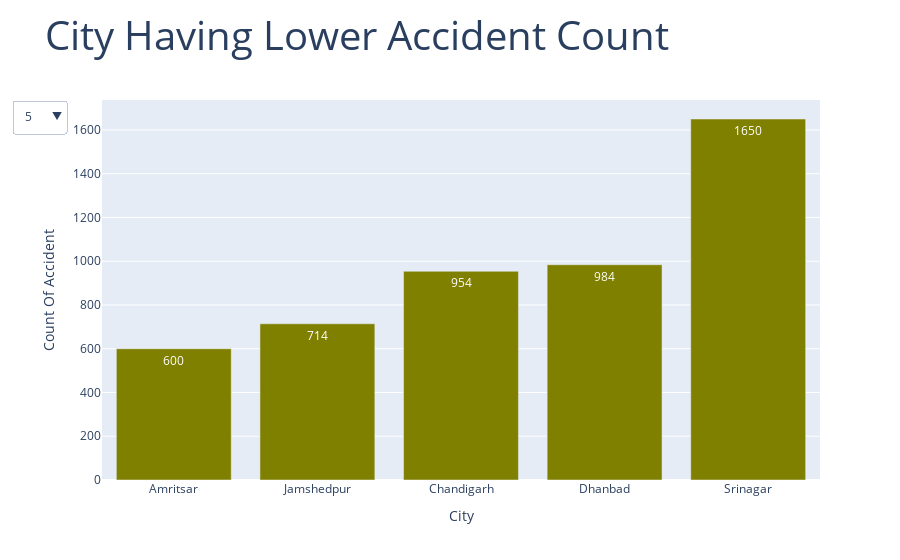

The cell this chart's notebook holds for it:
### Code cell
accident_desc_fig=go.Figure()
accident_desc_plot_names = []
accident_desc_buttons=[]
default_Top_City = 5
for accident_desc_city in Count:
    
    accident_fig_desc_df=accident_fig_desc_df_order.head(accident_desc_city)
    accident_desc_fig.add_trace(go.Bar(y=accident_fig_desc_df["Count"],x=accident_fig_desc_df["Million Plus Cities"],marker=dict(color="olive"),text=accident_fig_desc_df["Count"],visible=(accident_desc_city==default_Top_City)))
    accident_desc_plot_names.extend([accident_desc_city])
    
    
for accident_desc_city in Count:
    accident_desc_buttons.append(dict(method='update',
                        label=accident_desc_city,
                        args = [{'visible': [accident_desc_city==r for r in accident_desc_plot_names]}]))

# Add dropdown menus to the figure
accident_desc_fig.update_layout(showlegend=False, updatemenus=[{"buttons": accident_desc_buttons, "direction": "down", "active": Count.index(default_Top_City)}])
accident_desc_fig.update_layout(xaxis_title="City", yaxis_title="Count Of Accident",title=dict(text="City Having Lower Accident Count", font=dict(size=40)))
accident_desc_fig.show()

### Figure 1 — Plotly figure (JSON) as saved in the notebook; plotly's stock layout.template omitted (floating-point values rounded to 4 significant figures)
{"data": [{"marker": {"color": "olive"}, "text": [600, 714, 954, 984, 1650], "type": "bar", "visible": true, "x": ["Amritsar", "Jamshedpur", "Chandigarh", "Dhanbad", "Srinagar"], "y": [600, 714, 954, 984, 1650]}, {"marker": {"color": "olive"}, "text": [600, 714, 954, 984, 1650, 1752, 2118, 2238, 2388, 2436], "type": "bar", "visible": false, "x": ["Amritsar", "Jamshedpur", "Chandigarh", "Dhanbad", "Srinagar", "Jodhpur", "Kota", "Patna", "Tiruchirapalli", "Aurangabad"], "y": [600, 714, 954, 984, 1650, 1752, 2118, 2238, 2388, 2436]}, {"marker": {"color": "olive"}, "text": [600, 714, 954, 984, 1650, 1752, 2118, 2238, 2388, 2436, 2496, 2508, 2568, 2592, 2670], "type": "bar", "visible": false, "x": ["Amritsar", "Jamshedpur", "Chandigarh", "Dhanbad", "Srinagar", "Jodhpur", "Kota", "Patna", "Tiruchirapalli", "Aurangabad", "Nashik", "Ludhiana", "Asansol Durgapur", "Rajkot", "Varanasi"], "y": [600, 714, 954, 984, 1650, 1752, 2118, 2238, 2388, 2436, 2496, 2508, 2568, 2592, 2670]}, {"marker": {"color": "olive"}, "text": [600, 714, 954, 984, 1650, 1752, 2118, 2238, 2388, 2436, 2496, 2508, 2568, 2592, 2670, 2886, 2892, 2934, 3024, 3180], "type": "bar", "visible": false, "x": ["Amritsar", "Jamshedpur", "Chandigarh", "Dhanbad", "Srinagar", "Jodhpur", "Kota", "Patna", "Tiruchirapalli", "Aurangabad", "Nashik", "Ludhiana", "Asansol Durgapur", "Rajkot", "Varanasi", "Vadodra", "Pune", "Faridabad", "Kannur", "Madurai"], "y": [600, 714, 954, 984, 1650, 1752, 2118, 2238, 2388, 2436, 2496, 2508, 2568, 2592, 2670, 2886, 2892, 2934, 3024, 3180]}, {"marker": {"color": "olive"}, "text": [600, 714, 954, 984, 1650, 1752, 2118, 2238, 2388, 2436, 2496, 2508, 2568, 2592, 2670, 2886, 2892, 2934, 3024, 3180, 3450, 4242, 4248, 4350, 4638], "type": "bar", "visible": false, "x": ["Amritsar", "Jamshedpur", "Chandigarh", "Dhanbad", "Srinagar", "Jodhpur", "Kota", "Patna", "Tiruchirapalli", "Aurangabad", "Nashik", "Ludhiana", "Asansol Durgapur", "Rajkot", "Varanasi", "Vadodra", "Pune", "Faridabad", "Kannur", "Madurai", "Surat", "Coimbatore", "Ghaziabad", "Meerut", "Nagpur"], "y": [600, 714, 954, 984, 1650, 1752, 2118, 2238, 2388, 2436, 2496, 2508, 2568, 2592, 2670, 2886, 2892, 2934, 3024, 3180, 3450, 4242, 4248, 4350, 4638]}], "layout": {"showlegend": false, "title": {"font": {"size": 40}, "text": "City Having Lower Accident Count"}, "updatemenus": [{"active": 0, "buttons": [{"args": [{"visible": [true, false, false, false, false]}], "label": "5", "method": "update"}, {"args": [{"visible": [false, true, false, false, false]}], "label": "10", "method": "update"}, {"args": [{"visible": [false, false, true, false, false]}], "label": "15", "method": "update"}, {"args": [{"visible": [false, false, false, true, false]}], "label": "20", "method": "update"}, {"args": [{"visible": [false, false, false, false, true]}], "label": "25", "method": "update"}], "direction": "down"}], "xaxis": {"title": {"text": "City"}}, "yaxis": {"title": {"text": "Count Of Accident"}}}}
